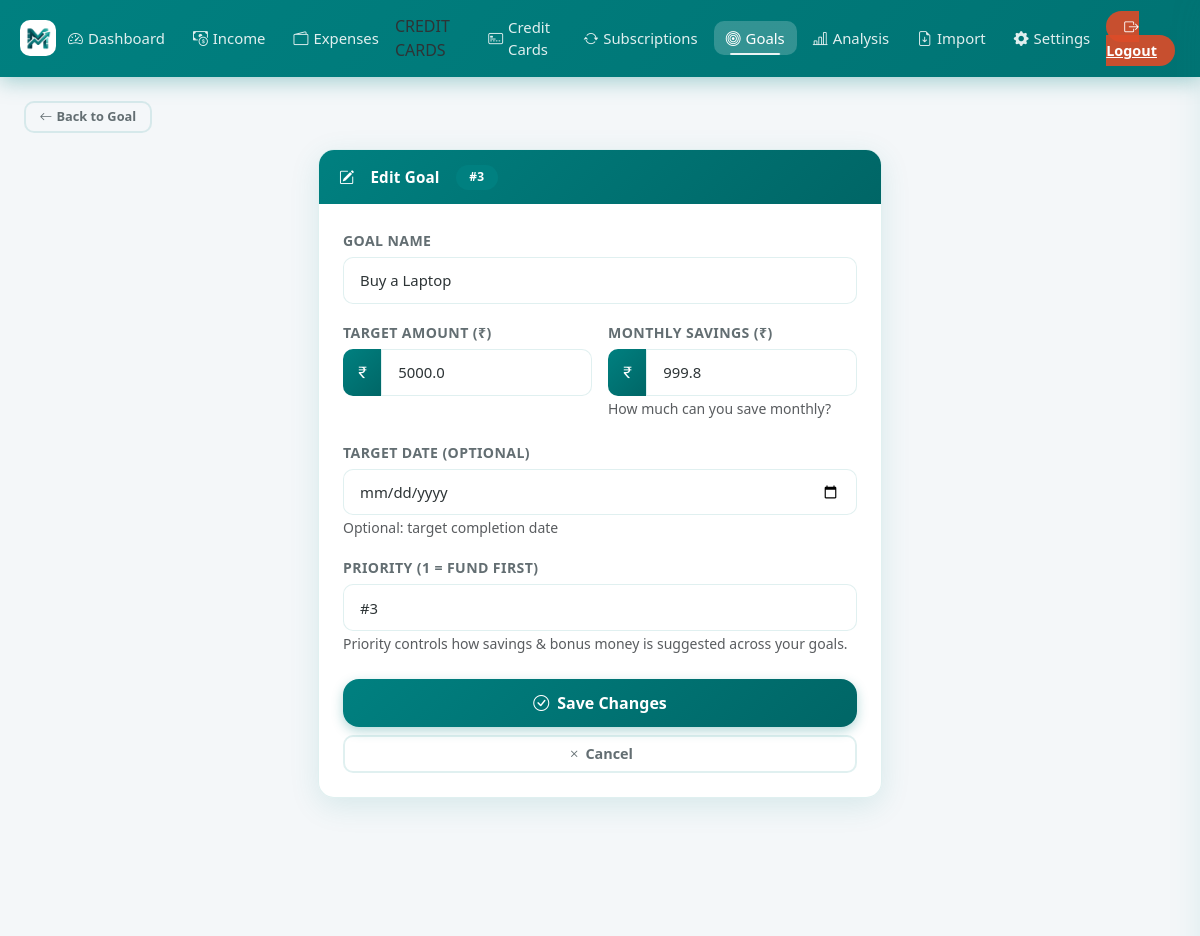
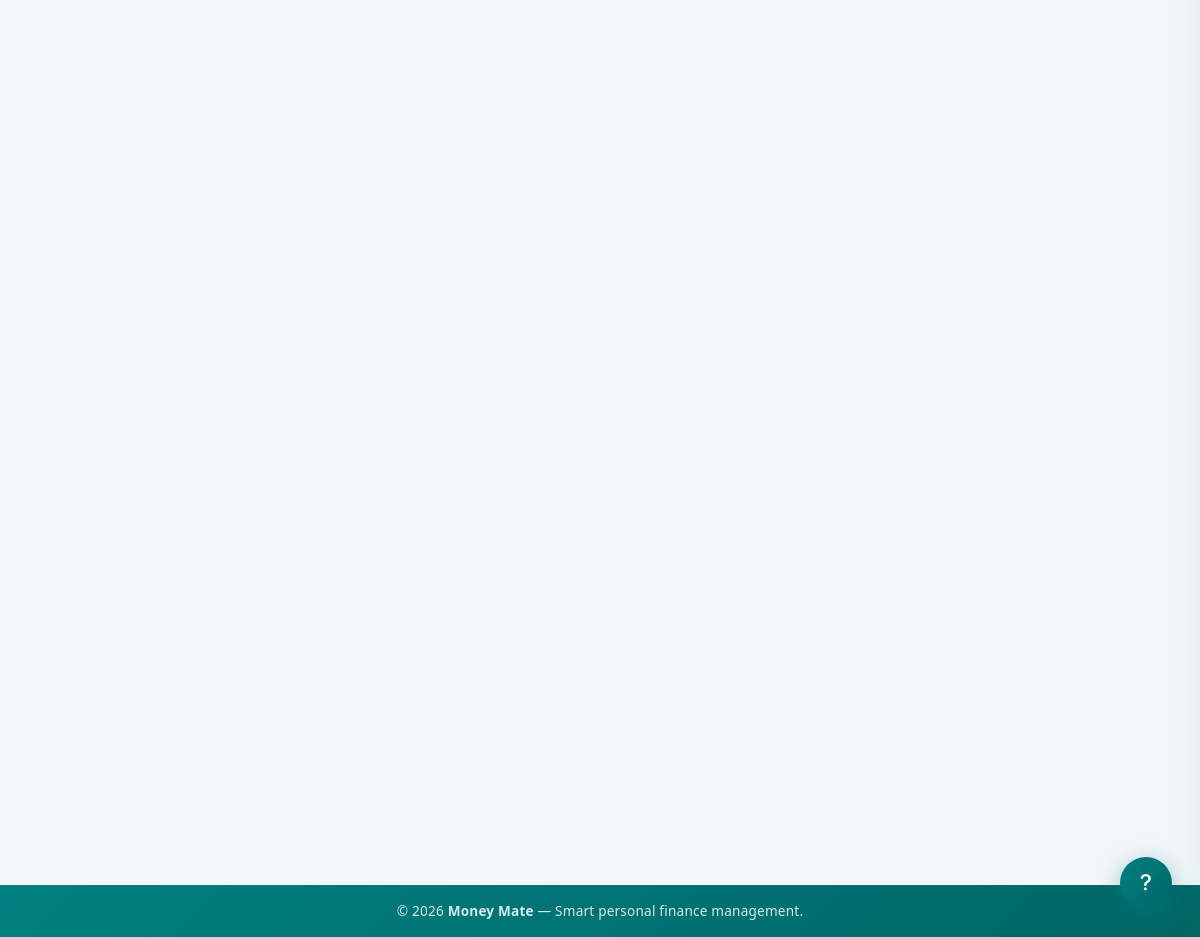
Page /goal/1/edit (signed in) on the committed database (2 pictures, top to bottom).
### models.py (models this page shows, shortened)
class Goal(db.Model):
    id = db.Column(db.Integer, primary_key=True)
    user_id = db.Column(
        db.Integer, db.ForeignKey("user.id"), nullable=False, index=True
    )
    name = db.Column(db.String(200), nullable=False)
    target_amount = db.Column(db.Float, nullable=False)
    saved_amount = db.Column(db.Float, default=0.0)
    monthly_savings = db.Column(db.Float, default=0.0)
    target_date = db.Column(db.DateTime, nullable=True)
    priority = db.Column(db.String(10), default="medium", nullable=False)
    created_at = db.Column(db.DateTime, default=_now)
    @property
    def progress_percentage(self):
        if self.target_amount == 0:
            return 0
        return min(100, (self.saved_amount / self.target_amount) * 100)

### app.py (the view)
@app.route("/goal/<int:id>/edit", methods=["GET", "POST"])
@login_required
def edit_goal(id):
    goal = db.get_or_404(Goal, id)
    if goal.user_id != current_user.id:
        flash("Unauthorized access.", "danger")
        return redirect(url_for("goals"))
    form = GoalForm()
    if form.validate_on_submit():
        goal.name = form.name.data
        goal.target_amount = form.target_amount.data
        goal.monthly_savings = form.monthly_savings.data
        goal.target_date = form.target_date.data
        assign_goal_priority(current_user.id, goal, form.priority.data)
        db.session.commit()
        flash("Goal updated successfully!", "success")
        return redirect(url_for("goal_detail", id=goal.id))
    elif request.method == "GET":
        form.name.data = goal.name
        form.target_amount.data = goal.target_amount
        form.monthly_savings.data = goal.monthly_savings
        form.target_date.data = goal.target_date
        form.priority.data = str(goal.priority)
    return render_template("edit_goal.html", form=form, goal=goal)

### forms.py
class GoalForm(FlaskForm):
    name = StringField("Goal Name", validators=[DataRequired(), Length(max=200)])
    target_amount = FloatField(
        "Target Amount (₹)", validators=[DataRequired(), NumberRange(min=1)]
    )
    monthly_savings = FloatField(
        "Monthly Savings (₹)", validators=[DataRequired(), NumberRange(min=0)]
    )
    target_date = DateField(
        "Target Date (Optional)", validators=[Optional()], format="%Y-%m-%d"
    )
    priority = SelectField(
        "Priority (1 = fund first)",
        choices=[(str(i), f"#{i}") for i in range(1, 11)],
        default="1",
    )
    submit = SubmitField("Create Goal")

### app.py (called while the page is built)
@login_manager.user_loader
def load_user(user_id):
    return db.session.get(User, int(user_id))

    def __call__(self, environ, start_response):
        if environ.get("PATH_INFO") not in self._PWA_PATHS:
            return self.wsgi_app(environ, start_response)
        def _start_response(status, headers, exc_info=None):
            out = []
            for name, value in headers:
                if name.lower() == "vary":
                    parts = [p.strip() for p in value.split(",")
                             if p.strip().lower() != "cookie"]
                    value = ", ".join(parts) or "Accept-Encoding"
                out.append((name, value))
            return start_response(status, out, exc_info)
        return self.wsgi_app(environ, _start_response)

### templates/edit_goal.html (shortened to what this page needs)
{% extends "base.html" %}
{% block content %}
<div class="mb-3 reveal">
  <a href="{{ url_for('goal_detail', id=goal.id) }}" class="btn btn-outline-secondary btn-sm">
    <i class="bi bi-arrow-left me-1"></i>Back to Goal
  </a>
</div>
<div class="row justify-content-center">
  <div class="col-lg-6">
    <div class="card reveal reveal-delay-1">
      <div class="card-header">
        <i class="bi bi-pencil-square me-2"></i>Edit Goal
        <span class="badge ms-2" style="background:#008080;font-size:0.75rem;">#{{ goal.priority }}</span>
      </div>
      <div class="card-body p-4">
        <form method="POST">
          <div class="mb-3">
            {{ form.name.label(class="form-label") }}
            {{ form.name(class="form-control", placeholder="e.g., Buy a Laptop, Emergency Fund, Vacation") }}
          </div>
          <div class="row g-3 mb-3">
            <div class="col-md-6">
              {{ form.target_amount.label(class="form-label") }}
              <div class="input-group">
                <span class="input-group-text"><i class="bi bi-currency-rupee"></i></span>
                {{ form.target_amount(class="form-control", type="number", step="0.01", placeholder="50000",
                id="edit_target") }}
              </div>
            </div>
            <div class="col-md-6">
              {{ form.monthly_savings.label(class="form-label") }}
              <div class="input-group">
                <span class="input-group-text"><i class="bi bi-currency-rupee"></i></span>
                {{ form.monthly_savings(class="form-control", type="number", step="0.01", placeholder="2000",
                id="edit_monthly") }}
              </div>
              <small class="text-muted">How much can you save monthly?</small>
            </div>
          </div>
          <div class="mb-3">
            {{ form.target_date.label(class="form-label") }}
            {{ form.target_date(class="form-control", type="date") }}
            <small class="text-muted">Optional: target completion date</small>
          </div>
          <div class="mb-4">
            {{ form.priority.label(class="form-label") }}
            {{ form.priority(class="form-select") }}
            <small class="text-muted">Priority controls how savings &amp; bonus money is suggested across your
              goals.</small>
          </div>
          <div class="d-grid gap-2">
            <button type="submit" class="btn btn-primary btn-lg">
              <i class="bi bi-check-circle me-2"></i>Save Changes
            </button>
            <a href="{{ url_for('goal_detail', id=goal.id) }}" class="btn btn-outline-secondary">
              <i class="bi bi-x me-1"></i>Cancel
            </a>
          </div>
        </form>
      </div>
    </div>
  </div>
</div>
{% endblock %}

### static/style.css (style rules this page uses)
:root { --brand-primary: #008080; --brand-secondary: #80BFBF; --brand-accent: #00b894; --brand-danger: #FF924D; --brand-warning: #f39c12; --brand-info: #0984e3; --gradient-brand: linear-gradient(135deg, #008080 0%, #006666 100%); --gradient-green: linear-gradient(135deg, #00b894 0%, #55efc4 100%); --gradient-red: linear-gradient(135deg, #FF924D 0%, #FFB380 100%); --gradient-orange: linear-gradient(135deg, #f39c12 0%, #fdcb6e 100%); --gradient-blue: linear-gradient(135deg, #0984e3 0%, #74b9ff 100%); --bg-page: #f4f7f9; --bg-card: rgba(255, 255, 255, 0.97); --bg-card-hover: #fff; --text-primary: #2d3436; --text-secondary: #636e72; --text-muted: #b2bec3; --border-color: rgba(0, 128, 128, 0.12); --shadow-sm: 0 2px 12px rgba(0, 128, 128, 0.08); --shadow-md: 0 8px 30px rgba(0, 128, 128, 0.12); --shadow-lg: 0 20px 50px rgba(0, 128, 128, 0.18); --shadow-hover: 0 15px 40px rgba(0, 128, 128, 0.22); --radius-sm: 10px; --radius-md: 16px; --radius-lg: 24px; --radius-pill: 50px; --transition: all 0.28s cubic-bezier(0.4, 0, 0.2, 1); }
html { scroll-behavior: smooth; }
*, *::before, *::after { box-sizing: border-box; }
body { background: var(--bg-page); font-family: 'Segoe UI', system-ui, -apple-system, sans-serif; color: var(--text-primary); min-height: 100vh; display: flex; flex-direction: column; transition: background 0.3s, color 0.3s; }
.card { border: 1px solid var(--border-color); border-radius: var(--radius-md); background: var(--bg-card); box-shadow: var(--shadow-md); transition: var(--transition); overflow: hidden; }
.card-header { background: var(--gradient-brand); color: white; font-weight: 600; font-size: 0.95rem; padding: 0.9rem 1.25rem; border: none; display: flex; align-items: center; gap: 8px; letter-spacing: 0.2px; }
.btn { border-radius: var(--radius-sm); font-weight: 600; font-size: 0.9rem; transition: var(--transition); position: relative; overflow: hidden; border: none; cursor: pointer; }
.btn::after { content: ''; position: absolute; inset: 0; background: rgba(255, 255, 255, 0); transition: var(--transition); }
.btn-primary { background: var(--gradient-brand); color: white; box-shadow: 0 4px 12px rgba(0, 128, 128, 0.3); }
.btn-outline-secondary { border: 2px solid var(--border-color); color: var(--text-secondary); background: transparent; }
.btn-sm { font-size: 0.8rem; padding: 0.3rem 0.85rem; }
.btn-lg { padding: 0.75rem 2rem; font-size: 1rem; border-radius: var(--radius-md); }
.badge { font-size: 0.75rem; font-weight: 600; padding: 0.4rem 0.85rem; border-radius: var(--radius-pill); letter-spacing: 0.2px; }
.form-control, .form-select { border-radius: var(--radius-sm); border: 1.5px solid var(--border-color); padding: 0.7rem 1rem; font-size: 0.93rem; color: var(--text-primary); background: white; transition: var(--transition); }
.form-label { font-weight: 600; font-size: 0.88rem; color: var(--text-secondary); margin-bottom: 6px; text-transform: uppercase; letter-spacing: 0.4px; }
.input-group-text { background: var(--gradient-brand); color: white; border: none; border-radius: var(--radius-sm) 0 0 var(--radius-sm); font-size: 0.95rem; }
.reveal { opacity: 0; transform: translateY(24px); transition: opacity 0.55s cubic-bezier(0.4, 0, 0.2, 1), transform 0.55s cubic-bezier(0.4, 0, 0.2, 1); }
.reveal.revealed { opacity: 1; transform: translateY(0); }
.reveal-delay-1 { transition-delay: 0.08s; }
.btn { position: relative; overflow: hidden; }
.form-control, .form-select { transition: border-color 0.22s ease, box-shadow 0.22s ease, transform 0.18s ease; }
body { padding-left: env(safe-area-inset-left, 0px); padding-right: env(safe-area-inset-right, 0px); }

### rows in the picture
Goal: priority "3", name "Buy a Laptop", target_amount "5000.0", monthly_savings "999.8", priority "#3"
